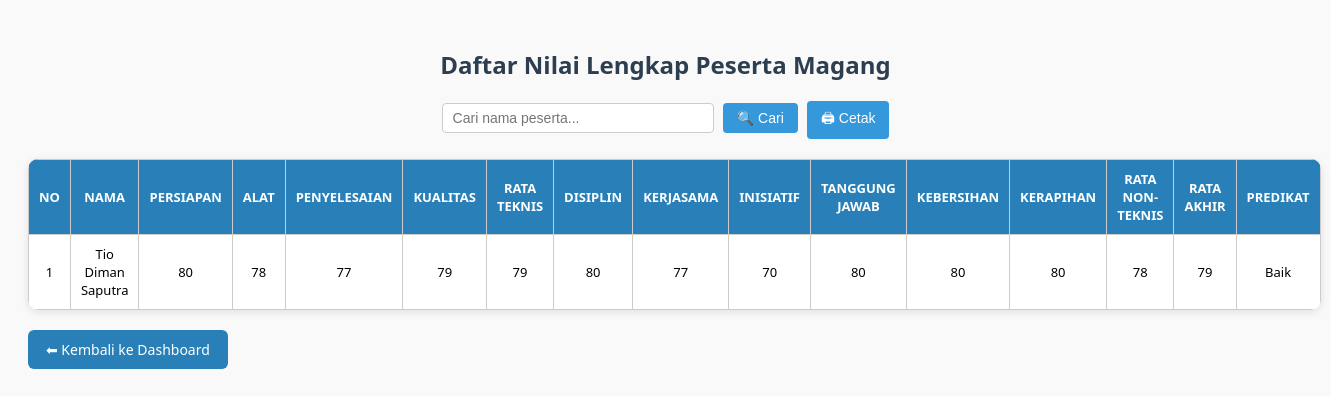
Page /nilai_peserta.php (signed in) on the committed database.
### tables this page shows
CREATE TABLE `penilaian` (
  `id` int(11) NOT NULL,
  `peserta_id` varchar(20) NOT NULL,
  `persiapan_pekerjaan` int(11) NOT NULL,
  `penggunaan_alat` int(11) NOT NULL,
  `penyelesaian_pekerjaan` int(11) NOT NULL,
  `kualitas_pekerjaan` int(11) NOT NULL,
  `rata_teknis` int(11) NOT NULL,
  `disiplin_kerja` int(11) NOT NULL,
  `kerjasama` int(11) NOT NULL,
  `inisiatif` int(11) NOT NULL,
  `tanggung_jawab` int(11) NOT NULL,
  `kebersihan` int(11) NOT NULL,
  `kerapihan` int(11) NOT NULL,
  `rata_non_teknis` int(11) NOT NULL,
  `rata_rata_akhir` int(11) NOT NULL,
  `predikat` varchar(20) DEFAULT NULL,
  `tanggal_penilaian` date DEFAULT curdate()
);

CREATE TABLE `peserta` (
  `id` int(11) NOT NULL,
  `peserta_id` varchar(20) DEFAULT NULL,
  `nama` varchar(100) NOT NULL,
  `no_hp` varchar(20) DEFAULT NULL,
  `lembaga_pendidikan` varchar(75) NOT NULL,
  `jurusan` varchar(65) NOT NULL,
  `username` varchar(100) NOT NULL,
  `password` varchar(255) NOT NULL,
  `tanggal_masuk` date DEFAULT NULL,
  `tanggal_keluar` date DEFAULT NULL,
  `durasi_magang` int(11) DEFAULT NULL,
  `status_validasi` enum('pending','diterima','ditolak') DEFAULT 'pending'
);

### nilai_peserta.php (the view, shortened to what this page needs)
<?php
include 'config.php';
$filter = '';
$query = $conn->query("
    SELECT ps.nama, p.persiapan_pekerjaan, p.penggunaan_alat, p.penyelesaian_pekerjaan,
        p.kualitas_pekerjaan, p.rata_teknis, p.disiplin_kerja, p.kerjasama, p.inisiatif,
        p.tanggung_jawab, p.kebersihan, p.kerapihan, p.rata_non_teknis,
        p.rata_rata_akhir, p.predikat
    FROM penilaian p
    JOIN peserta ps ON p.peserta_id = ps.peserta_id
    $filter
    ORDER BY ps.nama ASC
");
?>
<!DOCTYPE html>
<html lang="id">
<head>
</head>
<body>
<h2>Daftar Nilai Lengkap Peserta Magang</h2>
<form method="GET">
    <input type="text" name="nama" placeholder="Cari nama peserta..." value="<?= isset($_GET['nama']) ? htmlspecialchars($_GET['nama']) : '' ?>">
    <button type="submit">🔍 Cari</button>
    <button type="button" onclick="window.print()">🖨 Cetak</button>
</form>
<table>
    <thead>
        <tr>
            <th>No</th>
            <th>Nama</th>
            <th>Persiapan</th>
            <th>Alat</th>
            <th>Penyelesaian</th>
            <th>Kualitas</th>
            <th>Rata Teknis</th>
            <th>Disiplin</th>
            <th>Kerjasama</th>
            <th>Inisiatif</th>
            <th>Tanggung Jawab</th>
            <th>Kebersihan</th>
            <th>Kerapihan</th>
            <th>Rata Non-Teknis</th>
            <th>Rata Akhir</th>
            <th>Predikat</th>
        </tr>
    </thead>
    <tbody>
        <?php
        $no = 1;
        if ($query->num_rows > 0):
            while ($row = $query->fetch_assoc()):
        ?>
        <tr>
            <td><?= $no++ ?></td>
            <td><?= htmlspecialchars($row['nama']) ?></td>
            <td><?= $row['persiapan_pekerjaan'] ?></td>
            <td><?= $row['penggunaan_alat'] ?></td>
            <td><?= $row['penyelesaian_pekerjaan'] ?></td>
            <td><?= $row['kualitas_pekerjaan'] ?></td>
            <td><?= $row['rata_teknis'] ?></td>
            <td><?= $row['disiplin_kerja'] ?></td>
            <td><?= $row['kerjasama'] ?></td>
            <td><?= $row['inisiatif'] ?></td>
            <td><?= $row['tanggung_jawab'] ?></td>
            <td><?= $row['kebersihan'] ?></td>
            <td><?= $row['kerapihan'] ?></td>
            <td><?= $row['rata_non_teknis'] ?></td>
            <td><?= $row['rata_rata_akhir'] ?></td>
            <td><?= $row['predikat'] ?></td>
        </tr>
        <?php endwhile; else: ?>
        <tr>
            <td colspan="16">Tidak ada data ditemukan.</td>
        </tr>
        <?php endif; ?>
    </tbody>
</table>
<div class="actions">
    <a class="btn btn-kembali" href="admin_dashboard.php">⬅ Kembali ke Dashboard</a>
</div>
</body>
</html>

### nilai_peserta.php (style rules this page uses)
body { font-family: 'Segoe UI', sans-serif; background: #f9f9f9; padding: 20px; }
h2 { color: #2c3e50; margin-bottom: 20px; text-align: center; }
form { text-align: center; margin-bottom: 20px; }
input[type="text"] { padding: 6px 10px; font-size: 14px; border: 1px solid #ccc; border-radius: 4px; width: 250px; }
button { padding: 7px 14px; margin-left: 5px; font-size: 14px; background-color: #3498db; color: white; border: none; border-radius: 4px; cursor: pointer; }
table { width: 100%; border-collapse: collapse; background: #fff; border-radius: 10px; overflow: hidden; box-shadow: 0 2px 8px rgba(0,0,0,0.1); font-size: 13px; }
th, td { padding: 10px; text-align: center; border: 1px solid #ccc; }
th { background-color: #2980b9; color: white; text-transform: uppercase; }
.actions { margin-top: 20px; display: flex; gap: 10px; }
.btn { padding: 10px 18px; font-size: 14px; text-decoration: none; border-radius: 6px; color: white; display: inline-block; }
.btn-kembali { background-color: #2980b9; }

### rows in the picture
penilaian: peserta.nama "Tio Diman Saputra", persiapan_pekerjaan "80", penggunaan_alat "78", penyelesaian_pekerjaan "77", kualitas_pekerjaan "79", rata_teknis "79", disiplin_kerja "80", kerjasama "77", inisiatif "70", tanggung_jawab "80", kebersihan "80", kerapihan "80", rata_non_teknis "78", rata_rata_akhir "79", predikat "Baik"
